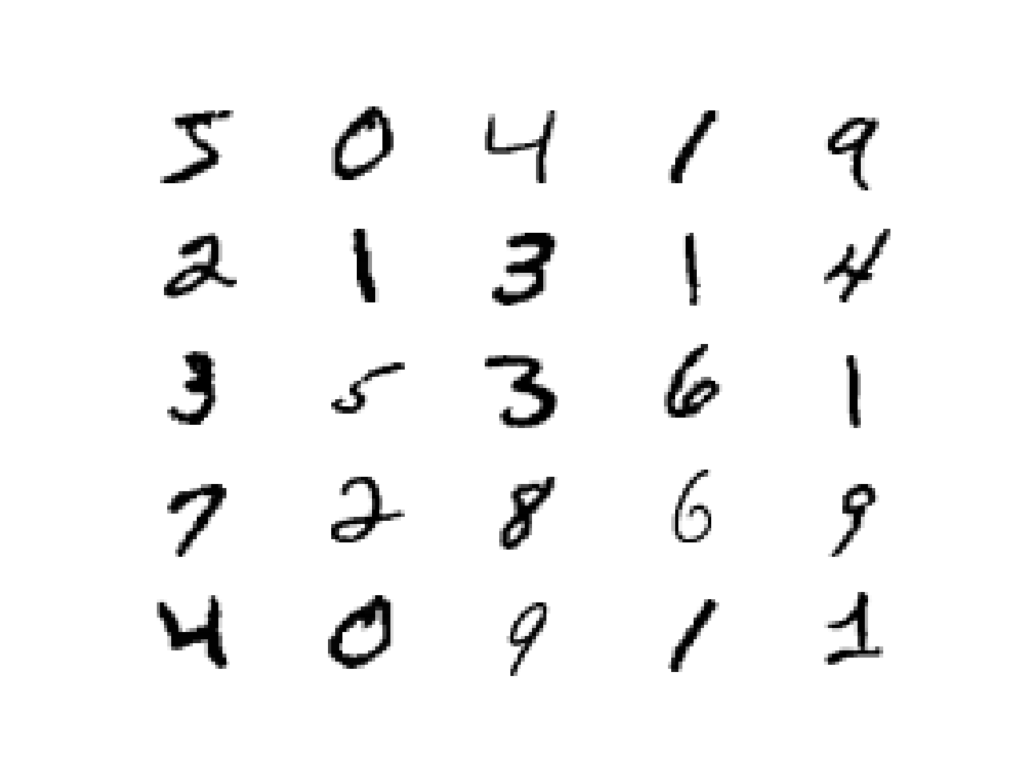
#> input picture src/OCR/handwritten_digits.jpg, 1024 x 768 px
$ jupyter execute --allow-errors pytesseract_handwritten_examples.ipynb   (shell and % lines are left out)
#> lines starting #> are read from the running program, lines starting #| are printed output that depends on the picture; after the words box and inside, x2 and y2 are one past the last pixel; in counts of white or black regions, pixels touching at a corner belong together
# OCR with PyTesseract

## Using Raw Image (No Preprocessing)

[cell 1]
import cv2
import matplotlib.pyplot as plt
import pytesseract

img = cv2.imread(filename='./handwritten_digits.jpg', flags=cv2.IMREAD_GRAYSCALE)
#> img is the input picture: shape (768, 1024); min 0, max 255, mean 245
plt.imshow(X=img, aspect='equal', origin='upper', cmap='gray')

#> (the rest of this cell did not finish here and is left out)

## Using Simple Thresholding Beforehand

[cell 2]
import cv2
import matplotlib.pyplot as plt
import pytesseract

img = cv2.imread(filename='./handwritten_digits.jpg', flags=cv2.IMREAD_GRAYSCALE)

# simple thresholding
res, img_bin = cv2.threshold(src=img, thresh=80, maxval=255, type=cv2.THRESH_BINARY)
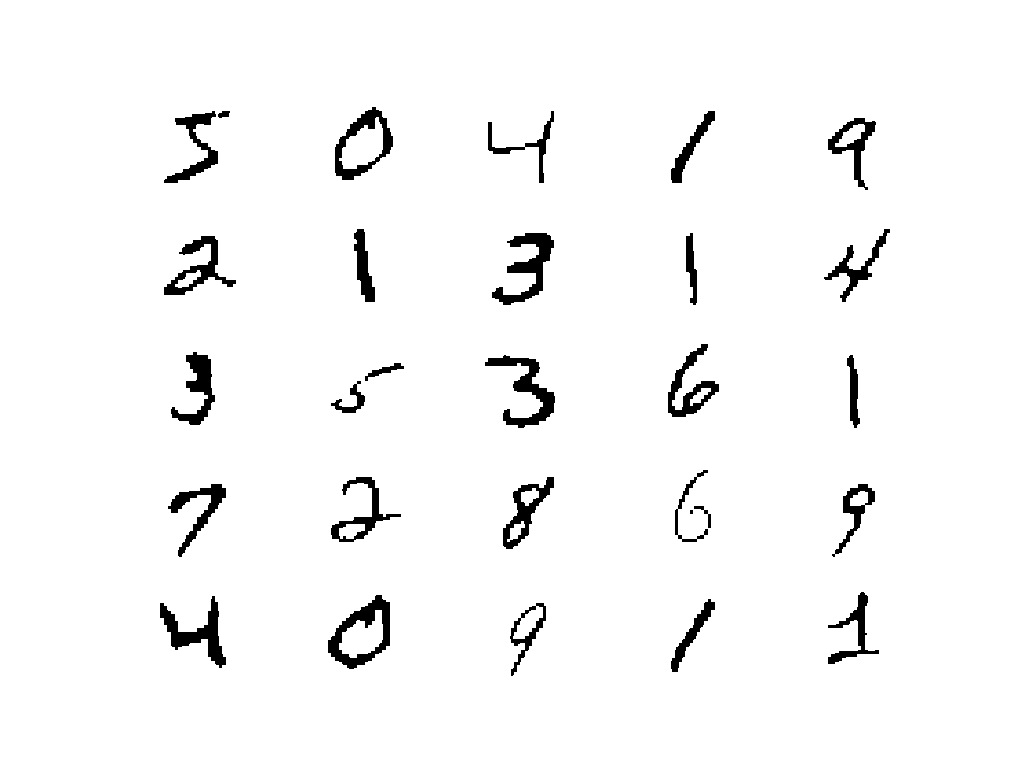
#> img_bin: shape (768, 1024); 96.8% white; 29 black regions (1 under 20 px), largest, box (x1, y1, x2, y2) and area: (328, 595, 390, 669) 1683, (492, 233, 554, 305) 1638, (485, 355, 555, 428) 1614

# comparing original and thresholded image
plt.subplot(121)
plt.title(label='Original', size=12)
plt.imshow(X=img, aspect='equal', origin='upper', cmap='gray')

plt.subplot(122)
plt.title(label='Simple Thresholded (BINARY)', size=12)
plt.imshow(X=img_bin, aspect='equal', origin='upper', cmap='gray')

#> (the rest of this cell did not finish here and is left out)

[cell 3]
import cv2
import matplotlib.pyplot as plt
from PIL import Image, ImageEnhance
import pytesseract

path = './handwritten_digits.jpg'
img = Image.open(path)
#> img: PIL image 1024x768 LA
enhancer = ImageEnhance.Contrast(image=img)
img_enhanced = enhancer.enhance(factor=4.0)
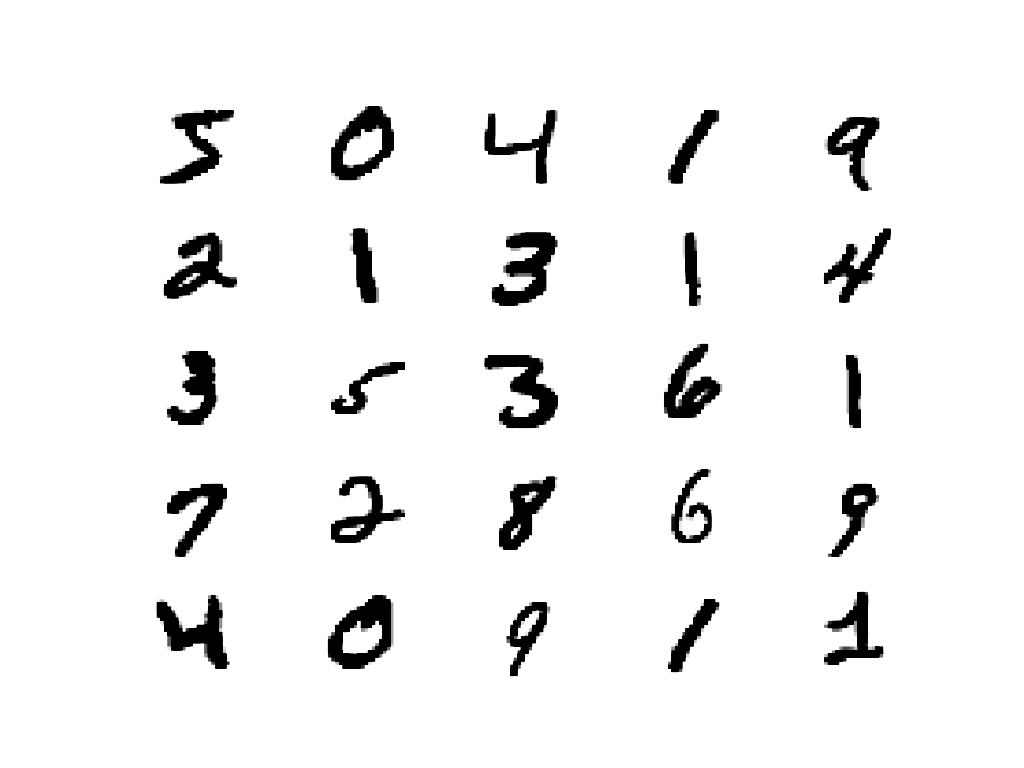
#> img_enhanced: PIL image 1024x768 LA; mean R, G, B, A 241.3, 241.3, 241.3, 255

# plotting
plt.subplot(121)
plt.title(label='Original', size=12)
plt.imshow(X=img, aspect='equal', origin='upper', cmap='gray')

plt.subplot(122)
plt.title(label='Enhanced Contrast', size=12)
plt.imshow(X=img_enhanced, aspect='equal', origin='upper', cmap='gray')

#> (the rest of this cell did not finish here and is left out)
